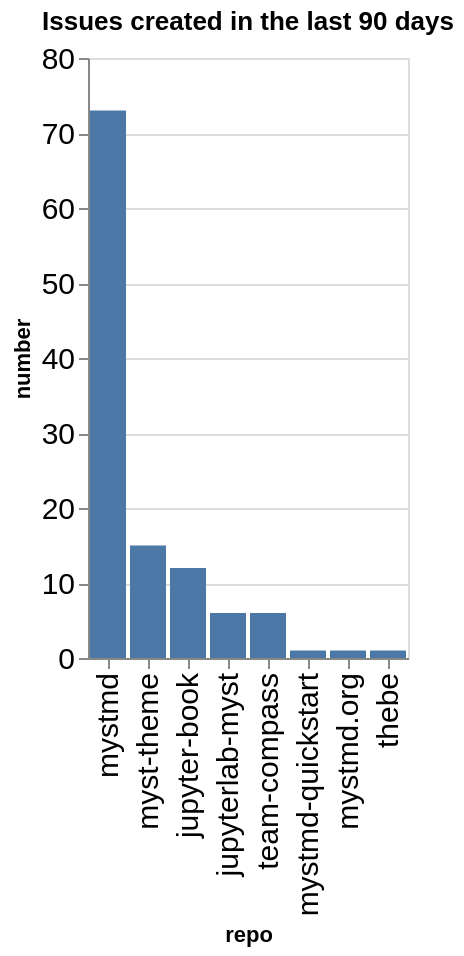

The notebook cell this image was saved under:
### Code cell
created_counts = created.groupby(['org', 'repo']).count()['number'].reset_index()
created_counts['org/repo'] = created_counts.apply(lambda a: a['org'] + '/' + a['repo'], axis=1)
sorted_vals = created_counts.sort_values(['org', 'number'], ascending=False)['repo'].values
alt.Chart(data=created_counts, title=f"Issues created in the last {n_days} days").mark_bar().encode(
    x=alt.X('repo', sort=alt.Sort(sorted_vals.tolist())),
    y='number',
)

### Figure 1 — Vega-Lite specification as saved in the notebook (floating-point values rounded to 4 significant figures)
{"config": {"axisLeft": {"labelFontSize": 15}, "axisBottom": {"labelFontSize": 15}}, "data": {"name": "data-6e6b1127a016150055b792178bc6002e"}, "mark": {"type": "bar"}, "encoding": {"x": {"field": "repo", "sort": ["mystmd", "myst-theme", "jupyter-book", "jupyterlab-myst", "team-compass", "mystmd-quickstart", "mystmd.org", "thebe"], "type": "nominal"}, "y": {"field": "number", "type": "quantitative"}}, "title": "Issues created in the last 90 days", "$schema": "https://vega.github.io/schema/vega-lite/v5.20.1.json", "datasets": {"data-6e6b1127a016150055b792178bc6002e": [{"org": "jupyter-book", "repo": "jupyter-book", "number": 12, "org/repo": "jupyter-book/jupyter-book"}, {"org": "jupyter-book", "repo": "jupyterlab-myst", "number": 6, "org/repo": "jupyter-book/jupyterlab-myst"}, {"org": "jupyter-book", "repo": "myst-theme", "number": 15, "org/repo": "jupyter-book/myst-theme"}, {"org": "jupyter-book", "repo": "mystmd", "number": 73, "org/repo": "jupyter-book/mystmd"}, {"org": "jupyter-book", "repo": "mystmd-quickstart", "number": 1, "org/repo": "jupyter-book/mystmd-quickstart"}, {"org": "jupyter-book", "repo": "mystmd.org", "number": 1, "org/repo": "jupyter-book/mystmd.org"}, {"org": "jupyter-book", "repo": "team-compass", "number": 6, "org/repo": "jupyter-book/team-compass"}, {"org": "jupyter-book", "repo": "thebe", "number": 1, "org/repo": "jupyter-book/thebe"}]}}
